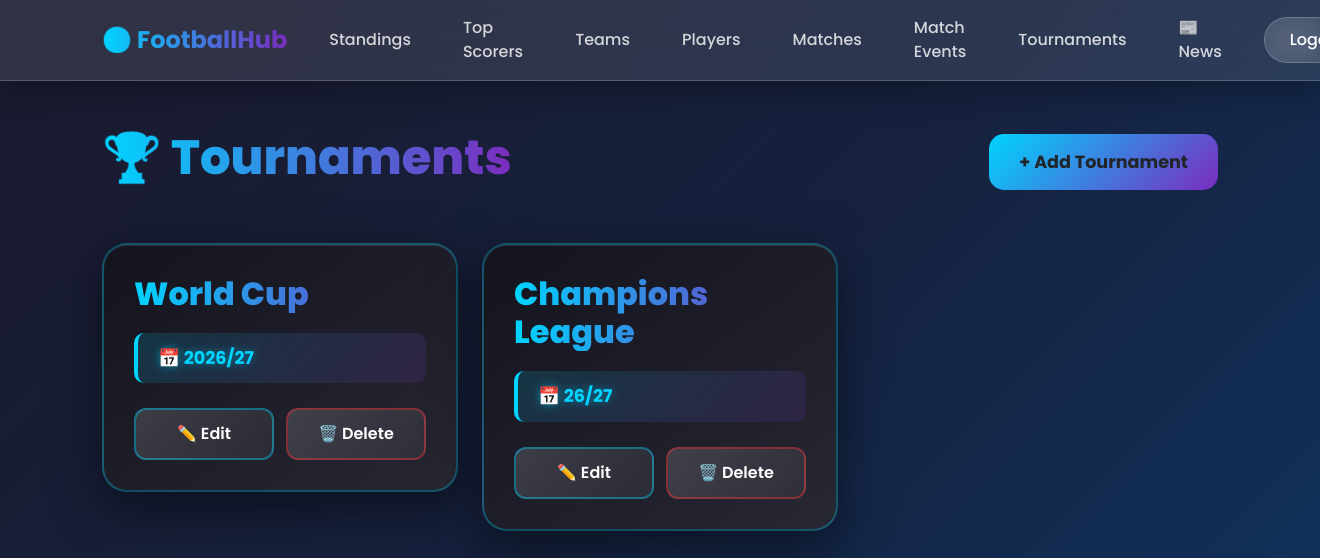
Before: /tournaments/ (signed in) with the older database file.
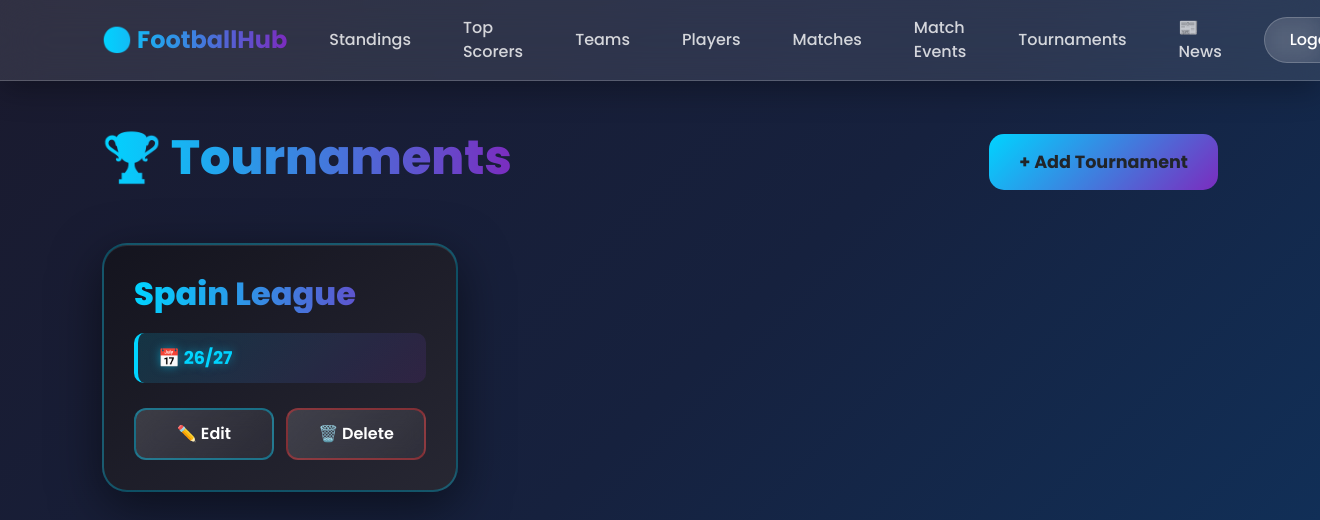
After: the same page with the newer database file.
### football/models.py (models this page shows, shortened)
class Tournament(models.Model):
    name = models.CharField(max_length=100)
    season = models.CharField(max_length=20)

### football/views.py (the view)
# urls.py: path('tournaments/', views.TournamentListView.as_view(), name='tournament_list'),
class TournamentListView(generic.ListView):
    model = Tournament
    template_name = 'football/tournament_list.html'
    context_object_name = 'tournaments'

### templates/football/tournament_list.html (shortened to what this page needs)
{% extends 'base.html' %}
{% block content %}
<div class="d-flex justify-content-between align-items-center mb-5">
    <h1 style="background: linear-gradient(90deg, #00d4ff, #7b2cbf); -webkit-background-clip: text; -webkit-text-fill-color: transparent; font-size: 3rem; font-weight: 800;">🏆 Tournaments</h1>
    {% if perms.football.add_tournament %}
        <a href="{% url 'tournament_create' %}" class="btn btn-primary-gradient" style="padding: 15px 30px; font-size: 1.1rem; font-weight: 700; border-radius: 15px;">
            + Add Tournament
        </a>
    {% endif %}
</div>
<div class="row">
    {% for tournament in tournaments %}
        <div class="col-md-6 col-lg-4">
            <div class="item-card">
                <h3>
                    <a href="{% url 'tournament_detail' tournament.pk %}" style="text-decoration: none; color: inherit;">
                        {{ tournament.name }}
                    </a>
                </h3>
                <div class="tournament-info">
                    📅 {{ tournament.season }}
                </div>
                <div class="action-buttons">
                    {% if perms.football.change_tournament %}
                        <a href="{% url 'tournament_update' tournament.pk %}" class="btn-glass-dark">
                            ✏️ Edit
                        </a>
                    {% endif %}
                    {% if perms.football.delete_tournament %}
                        <a href="{% url 'tournament_delete' tournament.pk %}" class="btn-glass-dark btn-delete">
                            🗑️ Delete
                        </a>
                    {% endif %}
                </div>
            </div>
        </div>
    {% empty %}
        <div class="col-12">
            <div class="text-center text-muted" style="padding: 50px;">
                <p style="font-size: 1.5rem;">No tournaments available.</p>
            </div>
        </div>
    {% endfor %}
</div>
{% endblock %}

Changed rows visible on the page:
removed Tournament: name "World Cup", season "2026/27"
removed Tournament: name "Champions League", season "26/27"
added Tournament: name "Spain League", season "26/27"
